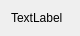
<?xml version="1.0" encoding="UTF-8"?>
<ui version="4.0">
 <class>AboutDialog</class>
 <widget class="QDialog" name="AboutDialog">
  <property name="geometry">
   <rect>
    <x>0</x>
    <y>0</y>
    <width>80</width>
    <height>30</height>
   </rect>
  </property>
  <property name="windowTitle">
   <string>AboutDialog</string>
  </property>
  <layout class="QGridLayout" name="gridLayout">
   <item row="0" column="0">
    <widget class="QLabel" name="label">
     <property name="text">
      <string>TextLabel</string>
     </property>
     <property name="textFormat">
      <enum>Qt::AutoText</enum>
     </property>
     <property name="alignment">
      <set>Qt::AlignLeading|Qt::AlignLeft|Qt::AlignTop</set>
     </property>
    </widget>
   </item>
  </layout>
 </widget>
 <layoutdefault spacing="6" margin="11"/>
 <resources/>
 <connections/>
</ui>
